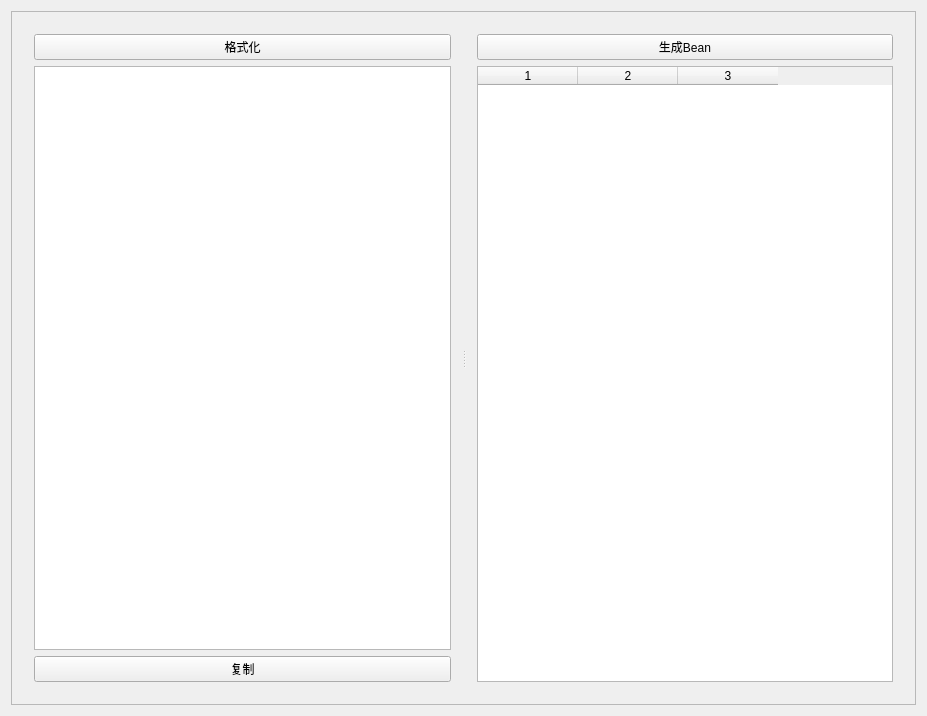
<?xml version="1.0" encoding="UTF-8"?>
<ui version="4.0">
 <class>MainWindow</class>
 <widget class="QMainWindow" name="MainWindow">
  <property name="geometry">
   <rect>
    <x>0</x>
    <y>0</y>
    <width>927</width>
    <height>716</height>
   </rect>
  </property>
  <property name="sizePolicy">
   <sizepolicy hsizetype="Preferred" vsizetype="Preferred">
    <horstretch>0</horstretch>
    <verstretch>0</verstretch>
   </sizepolicy>
  </property>
  <property name="minimumSize">
   <size>
    <width>800</width>
    <height>600</height>
   </size>
  </property>
  <property name="maximumSize">
   <size>
    <width>16777215</width>
    <height>16777215</height>
   </size>
  </property>
  <property name="windowTitle">
   <string>JSONFormat4Flutter(v0.5)</string>
  </property>
  <property name="windowIcon">
   <iconset resource="logo.qrc">
    <normaloff>:/img/logo.png</normaloff>:/img/logo.png</iconset>
  </property>
  <widget class="QWidget" name="centralWidget">
   <layout class="QVBoxLayout" name="verticalLayout">
    <item>
     <widget class="QFrame" name="frame">
      <property name="frameShape">
       <enum>QFrame::StyledPanel</enum>
      </property>
      <property name="frameShadow">
       <enum>QFrame::Raised</enum>
      </property>
      <layout class="QVBoxLayout" name="verticalLayout_4">
       <item>
        <widget class="QSplitter" name="splitter">
         <property name="orientation">
          <enum>Qt::Horizontal</enum>
         </property>
         <widget class="QWidget" name="layoutWidget">
          <layout class="QVBoxLayout" name="verticalLayout_3">
           <property name="sizeConstraint">
            <enum>QLayout::SetDefaultConstraint</enum>
           </property>
           <item>
            <widget class="QPushButton" name="btn_format">
             <property name="text">
              <string>格式化</string>
             </property>
            </widget>
           </item>
           <item>
            <widget class="QTextEdit" name="te_json"/>
           </item>
           <item>
            <widget class="QPushButton" name="btn_copy">
             <property name="text">
              <string>复制</string>
             </property>
            </widget>
           </item>
          </layout>
         </widget>
         <widget class="QWidget" name="layoutWidget">
          <layout class="QVBoxLayout" name="verticalLayout_2">
           <item>
            <widget class="QPushButton" name="btn_generate">
             <property name="text">
              <string>生成Bean</string>
             </property>
            </widget>
           </item>
           <item>
            <widget class="QTableWidget" name="tv_fields">
             <property name="columnCount">
              <number>3</number>
             </property>
             <column/>
             <column/>
             <column/>
            </widget>
           </item>
          </layout>
         </widget>
        </widget>
       </item>
      </layout>
     </widget>
    </item>
   </layout>
  </widget>
 </widget>
 <layoutdefault spacing="6" margin="11"/>
 <resources>
  <include location="logo.qrc"/>
 </resources>
 <connections/>
</ui>
